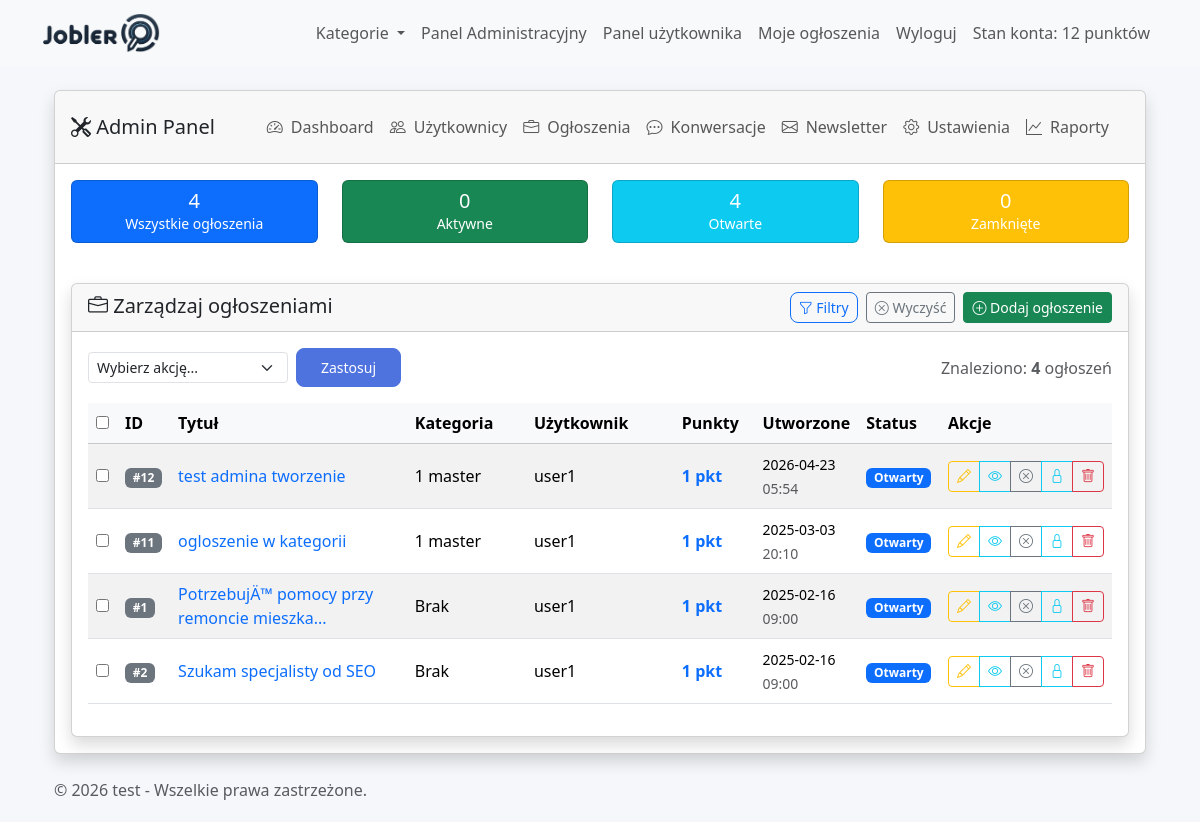
/views/admin/manage_jobs.php (signed in), run on the app's committed database.
### tables this page shows
CREATE TABLE `jobs` (
  `id` int(11) NOT NULL,
  `user_id` int(11) NOT NULL,
  `title` varchar(255) NOT NULL,
  `description` text NOT NULL,
  `status` enum('open','in_progress','closed') NOT NULL DEFAULT 'open',
  `created_at` timestamp NOT NULL DEFAULT current_timestamp(),
  `updated_at` timestamp NOT NULL DEFAULT current_timestamp() ON UPDATE current_timestamp(),
  `points_required` int(11) NOT NULL DEFAULT 1,
  `category_id` int(11) DEFAULT NULL,
  `executor_id` int(11) DEFAULT NULL
);

CREATE TABLE `categories` (
  `id` int(11) NOT NULL,
  `name` varchar(255) NOT NULL,
  `parent_id` int(11) DEFAULT NULL
);

CREATE TABLE `users` (
  `id` int(11) NOT NULL,
  `email` varchar(255) NOT NULL,
  `password` varchar(255) NOT NULL,
  `role` enum('user','executor','admin') NOT NULL DEFAULT 'user',
  `created_at` timestamp NOT NULL DEFAULT current_timestamp(),
  `email_verified_at` datetime DEFAULT NULL,
  `last_login` datetime DEFAULT NULL,
  `last_activity` datetime DEFAULT NULL,
  `name` varchar(255) NOT NULL,
  `username` varchar(255) NOT NULL,
  `updated_at` timestamp NOT NULL DEFAULT current_timestamp() ON UPDATE current_timestamp(),
  `registration_ip` varchar(45) DEFAULT NULL,
  `user_agent` varchar(500) DEFAULT NULL,
  `last_login_ip` varchar(45) DEFAULT NULL,
  `status` enum('active','inactive') DEFAULT 'active',
  `phone` varchar(15) DEFAULT NULL,
  `account_balance` int(11) NOT NULL DEFAULT 0,
  `avatar` varchar(255) DEFAULT NULL,
  `need_change` tinyint(1) NOT NULL DEFAULT 0,
  `newsletter_subscription` tinyint(1) DEFAULT 0
);

CREATE TABLE `site_settings` (
  `id` int(11) NOT NULL,
  `title` varchar(255) NOT NULL,
  `logo` varchar(255) NOT NULL,
  `categories` text DEFAULT NULL,
  `meta_description` text DEFAULT NULL,
  `meta_keywords` text DEFAULT NULL,
  `max_ads` int(11) DEFAULT 10,
  `promotion_fee` decimal(10,2) DEFAULT 10.00,
  `facebook_url` varchar(255) DEFAULT NULL,
  `twitter_url` varchar(255) DEFAULT NULL,
  `instagram_url` varchar(255) DEFAULT NULL,
  `linkedin_url` varchar(255) DEFAULT NULL,
  `contact_email` varchar(255) DEFAULT NULL,
  `contact_phone` varchar(50) DEFAULT NULL,
  `contact_address` text DEFAULT NULL,
  `business_hours` varchar(255) DEFAULT NULL,
  `created_at` timestamp NOT NULL DEFAULT current_timestamp(),
  `updated_at` timestamp NOT NULL DEFAULT current_timestamp() ON UPDATE current_timestamp(),
  `allow_registration` tinyint(1) NOT NULL DEFAULT 0,
  `smtp_server` varchar(255) DEFAULT NULL,
  `smtp_port` int(11) DEFAULT NULL,
  `smtp_username` varchar(255) DEFAULT NULL,
  `smtp_password` varchar(255) DEFAULT NULL,
  `default_language` varchar(10) NOT NULL DEFAULT 'pl',
  `layout_variant` varchar(50) NOT NULL DEFAULT 'classic',
  `company_name` varchar(255) DEFAULT NULL,
  `company_tax_id` varchar(50) DEFAULT NULL,
  `company_addresses` text DEFAULT NULL,
  `company_emails` text DEFAULT NULL,
  `company_phones` text DEFAULT NULL,
  `favicon` varchar(255) DEFAULT NULL,
  `meta_title` varchar(255) DEFAULT NULL,
  `copyright_text` text DEFAULT NULL,
  `maintenance_mode` tinyint(1) NOT NULL DEFAULT 0,
  `maintenance_message` text DEFAULT NULL,
  `email_templates` mediumtext DEFAULT NULL,
  `sitemap_enabled` tinyint(1) NOT NULL DEFAULT 1,
  `sitemap_last_generated` datetime DEFAULT NULL,
  `last_system_backup` varchar(255) DEFAULT NULL,
  `last_database_backup` varchar(255) DEFAULT NULL
);

### views/admin/manage_jobs.php (the view, shortened to what the rows shown need)
<?php
include_once('../../models/Job.php');
include_once('../../models/User.php');
$jobModel = new Job();
$userModel = new User();
$limit = isset($_GET['per_page']) && in_array($_GET['per_page'], [10, 25, 50, 100]) ? (int)$_GET['per_page'] : 20;
$page = isset($_GET['page']) && is_numeric($_GET['page']) ? max(1, (int)$_GET['page']) : 1;
$offset = ($page - 1) * $limit;
$allowedSortColumns = ['id', 'title', 'points_required', 'created_at', 'status'];
$sortColumn = isset($_GET['sort']) && in_array($_GET['sort'], $allowedSortColumns) ? $_GET['sort'] : 'created_at';
$sortOrder = isset($_GET['order']) && in_array(strtoupper($_GET['order']), ['ASC', 'DESC']) ? strtoupper($_GET['order']) : 'DESC';
$searchTerm = isset($_GET['search']) ? trim($_GET['search']) : '';
$statusFilter = isset($_GET['status_filter']) ? $_GET['status_filter'] : '';
$categoryFilter = isset($_GET['category_filter']) ? (int)$_GET['category_filter'] : '';
$userFilter = isset($_GET['user_filter']) ? (int)$_GET['user_filter'] : '';
$dateFrom = isset($_GET['date_from']) ? $_GET['date_from'] : '';
$dateTo = isset($_GET['date_to']) ? $_GET['date_to'] : '';
$pointsMin = isset($_GET['points_min']) ? (float)$_GET['points_min'] : '';
$pointsMax = isset($_GET['points_max']) ? (float)$_GET['points_max'] : '';
$categories = $jobModel->getCategories();
$users = $userModel->getAllUsers();
$jobs = $jobModel->getJobsWithFilters($limit, $offset, $sortColumn, $sortOrder, $searchTerm, $statusFilter, $categoryFilter, $userFilter, $dateFrom, $dateTo, $pointsMin, $pointsMax);
function safeEcho($data, $default = '') {
    return isset($data) ? htmlspecialchars($data, ENT_QUOTES, 'UTF-8') : $default;
}
?>
<?php include '../partials/header.php'; ?>
<div class="container-fluid">
    <div class="row">
        <div class="col-md-12 col-lg-12 main-content">
            <div class="card shadow">
                <div class="card-body">
                    <div class="card shadow">
                        <div class="card-body">
                            <form method="POST" action="manage_jobs.php" id="jobsForm">
                                <div class="table-responsive">
                                    <table class="table table-striped table-hover align-middle">
                                        <thead class="table-light">
                                            <tr>
                                                <th style="width: 1%">
                                                    <input type="checkbox" id="select-all" title="Zaznacz wszystkie">
                                                </th>
                                                <th style="width: 5%">ID</th>
                                                <th style="width: 25%">Tytuł</th>
                                                <th style="width: 12%">Kategoria</th>
                                                <th style="width: 15%">Użytkownik</th>
                                                <th style="width: 8%">Punkty</th>
                                                <th style="width: 10%">Utworzone</th>
                                                <th style="width: 8%">Status</th>
                                                <th style="width: 16%">Akcje</th>
                                            </tr>
                                        </thead>
                                        <tbody>
                                            <?php if (!empty($jobs)): ?>
                                                <?php foreach ($jobs as $job): ?>
                                                    <tr>
                                                        <td>
                                                            <input type="checkbox" name="selected_jobs[]" value="<?= safeEcho($job['id']); ?>" class="job-checkbox">
                                                        </td>
                                                        <td>
                                                            <span class="badge bg-secondary">#<?= safeEcho($job['id']); ?></span>
                                                        </td>
                                                        <td>
                                                            <a href="view_job.php?id=<?= $job['id'] ?>" target="_blank" class="text-decoration-none">
                                                                <?= htmlspecialchars(mb_substr($job['title'], 0, 40)) . (mb_strlen($job['title']) > 40 ? '...' : '') ?>
                                                            </a>
                                                        </td>
                                                        <td>
                                                            <?php
                                                            $categoryName = 'Brak';
                                                            foreach ($categories as $category) {
                                                                if ($category['id'] == $job['category_id']) {
                                                                    $categoryName = htmlspecialchars($category['name']);
                                                                    break;
                                                                }
                                                            }
                                                            echo $categoryName;
                                                            ?>
                                                        </td>
                                                        <td>
                                                            <?php
                                                            $userName = 'Nieznany';
                                                            foreach ($users as $user) {
                                                                if ($user['id'] == $job['user_id']) {
                                                                    $userName = htmlspecialchars($user['name']);
                                                                    break;
                                                                }
                                                            }
                                                            echo $userName;
                                                            ?>
                                                        </td>
                                                        <td>
                                                            <span class="fw-bold text-primary"><?= safeEcho($job['points_required']) ?> pkt</span>
                                                        </td>
                                                        <td>
                                                            <small><?= date('Y-m-d', strtotime($job['created_at'])) ?></small>
                                                            <br><small class="text-muted"><?= date('H:i', strtotime($job['created_at'])) ?></small>
                                                        </td>
                                                        <td>
                                                            <span class="badge bg-<?=
                                                                $job['status'] == 'active' ? 'success' :
                                                                ($job['status'] == 'open' ? 'primary' :
                                                                ($job['status'] == 'closed' ? 'secondary' : 'warning'))
                                                            ?>">
                                                                <?= $job['status'] == 'active' ? 'Aktywny' :
                                                                   ($job['status'] == 'open' ? 'Otwarty' :
                                                                   ($job['status'] == 'closed' ? 'Zamknięty' : 'Nieaktywny')) ?>
                                                            </span>
                                                        </td>
                                                        <td>
                                                            <div class="btn-group btn-group-sm" role="group">
                                                                <a href="edit_job.php?id=<?= safeEcho($job['id']); ?>" class="btn btn-outline-warning" title="Edytuj">
                                                                    <i class="bi bi-pencil"></i>
                                                                </a>
                                                                <a href="view_job.php?id=<?= safeEcho($job['id']); ?>" target="_blank" class="btn btn-outline-info" title="Podgląd">
                                                                    <i class="bi bi-eye"></i>
                                                                </a>
                                                                <?php if ($job['status'] == 'active' || $job['status'] == 'open'): ?>
                                                                    <a href="manage_jobs.php?action=deactivate&id=<?= safeEcho($job['id']); ?>" class="btn btn-outline-secondary" title="Dezaktywuj" onclick="return confirm('Czy na pewno chcesz dezaktywować to ogłoszenie?');">
                                                                        <i class="bi bi-x-circle"></i>
                                                                    </a>
                                                                <?php else: ?>
                                                                    <a href="manage_jobs.php?action=activate&id=<?= safeEcho($job['id']); ?>" class="btn btn-outline-success" title="Aktywuj">
                                                                        <i class="bi bi-check-circle"></i>
                                                                    </a>
                                                                <?php endif; ?>
                                                                <?php if ($job['status'] != 'closed'): ?>
                                                                    <a href="manage_jobs.php?action=close&id=<?= safeEcho($job['id']); ?>" class="btn btn-outline-info" title="Zamknij" onclick="return confirm('Czy na pewno chcesz zamknąć to ogłoszenie?');">
                                                                        <i class="bi bi-lock"></i>
                                                                    </a>
                                                                <?php endif; ?>
                                                                <a href="manage_jobs.php?action=delete&id=<?= safeEcho($job['id']); ?>" class="btn btn-outline-danger" title="Usuń" onclick="return confirm('Czy na pewno chcesz usunąć to ogłoszenie? Ta operacja jest nieodwracalna.');">
                                                                    <i class="bi bi-trash"></i>
                                                                </a>
                                                            </div>
                                                        </td>
                                                    </tr>
                                                <?php endforeach; ?>
                                            <?php endif; ?>
                                        </tbody>
                                    </table>
                                </div>
                            </form>
                        </div>
                    </div>
                </div>
            </div>
        </div>
    </div>
</div>
<?php include '../partials/footer.php'; ?>

### views/partials/footer.php (shortened to what the rows shown need)
<?php if (isset($_SESSION['user_role']) && $_SESSION['user_role'] === 'admin'): ?>
    <?php
    include_once __DIR__ . '/../../models/SiteSettings.php';
    $footerSettingsModel = new SiteSettings();
    $footerSettings = $footerSettingsModel->getSettings();
    $copyrightText = $footerSettingsModel->formatCopyrightText($footerSettings);
    ?>
    <br>
    <div class="container">
        <span class="text-muted"><?= htmlspecialchars($copyrightText, ENT_QUOTES, 'UTF-8') ?></span>
    </div>
<?php endif; ?>
</body>
</html>

### data on the page
jobs: id "12", title "test admina tworzenie", category.name "1 master", user.name "user1", points_required "1", created_at "2026-04-23", created_at "05:54", status "Otwarty"
jobs: id "11", title "ogloszenie w kategorii", category.name "1 master", user.name "user1", points_required "1", created_at "2025-03-03", created_at "20:10", status "Otwarty"
jobs: id "1", title "PotrzebujÄ™ pomocy przy remoncie mieszka", categoryName "Brak", user.name "user1", points_required "1", created_at "2025-02-16", created_at "09:00", status "Otwarty"
jobs: id "2", title "Szukam specjalisty od SEO", categoryName "Brak", user.name "user1", points_required "1", created_at "2025-02-16", created_at "09:00", status "Otwarty"
site_settings: copyrightText "© 2026 test - Wszelkie prawa zastrzeżone."

### other printed values
$_SESSION['user_account_balance'] "12"
$totalJobs "4"
$active_jobs "0"
$open_jobs "4"
$closed_jobs "0"
